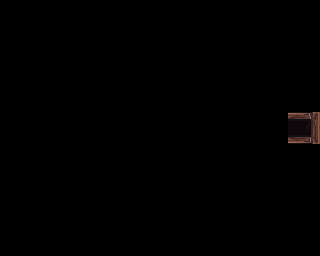

The image is a tile-based game level rendered from a .tmx file. Its description and complete source (layers, tilesets, objects, tile grids) follow:
An orthogonal 20x16 tile map with 16x16 px tiles, 1 tile layer (Tile Layer 1).

<map version="1.8" tiledversion="1.8.4" orientation="orthogonal" renderorder="right-down" width="20" height="16" tilewidth="16" tileheight="16" infinite="0" nextlayerid="2" nextobjectid="1">
 <tileset firstgid="1" source="assets/tiles2.tsx" />
 <layer id="1" name="Tile Layer 1" width="20" height="16">
  <data encoding="csv">
0,0,0,0,0,0,0,0,0,0,0,0,0,0,0,0,0,0,0,0,
0,0,0,0,0,0,0,0,0,0,0,0,0,0,0,0,0,0,0,0,
0,0,0,0,0,0,0,0,0,0,0,0,0,0,0,0,0,0,0,0,
0,0,0,0,0,0,0,0,0,0,0,0,0,0,0,0,0,0,0,0,
0,0,0,0,0,0,0,0,0,0,0,0,0,0,0,0,0,0,0,0,
0,0,0,0,0,0,0,0,0,0,0,0,0,0,0,0,0,0,0,0,
0,0,0,0,0,0,0,0,0,0,0,0,0,0,0,0,0,0,0,0,
0,0,0,0,0,0,0,0,0,0,0,0,0,0,0,0,0,0,2684354749,2684354685,
0,0,0,0,0,0,0,0,0,0,0,0,0,0,0,0,0,0,2684354751,2684354687,
0,0,0,0,0,0,0,0,0,0,0,0,0,0,0,0,0,0,0,0,
0,0,0,0,0,0,0,0,0,0,0,0,0,0,0,0,0,0,0,0,
0,0,0,0,0,0,0,0,0,0,0,0,0,0,0,0,0,0,0,0,
0,0,0,0,0,0,0,0,0,0,0,0,0,0,0,0,0,0,0,0,
0,0,0,0,0,0,0,0,0,0,0,0,0,0,0,0,0,0,0,0,
0,0,0,0,0,0,0,0,0,0,0,0,0,0,0,0,0,0,0,0,
0,0,0,0,0,0,0,0,0,0,0,0,0,0,0,0,0,0,0,0
</data>
 </layer>
</map>
